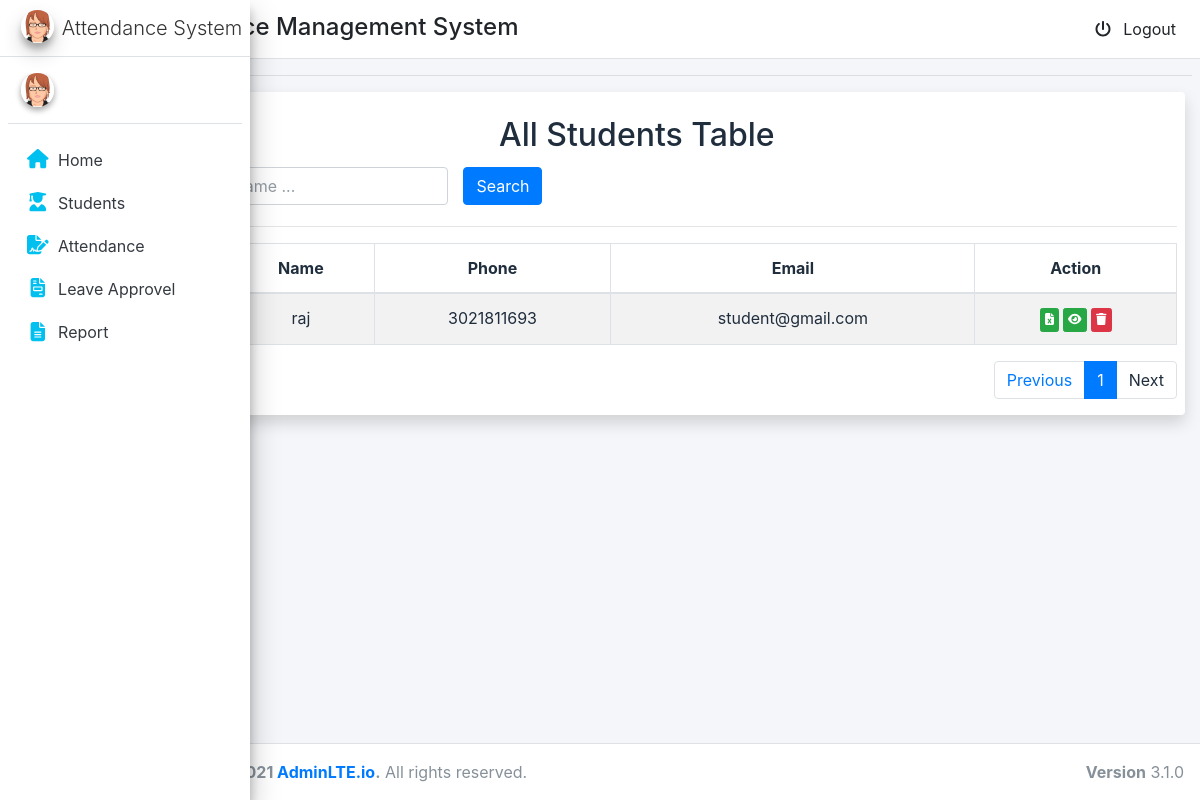
Before: /adm/total/students with the older database file.
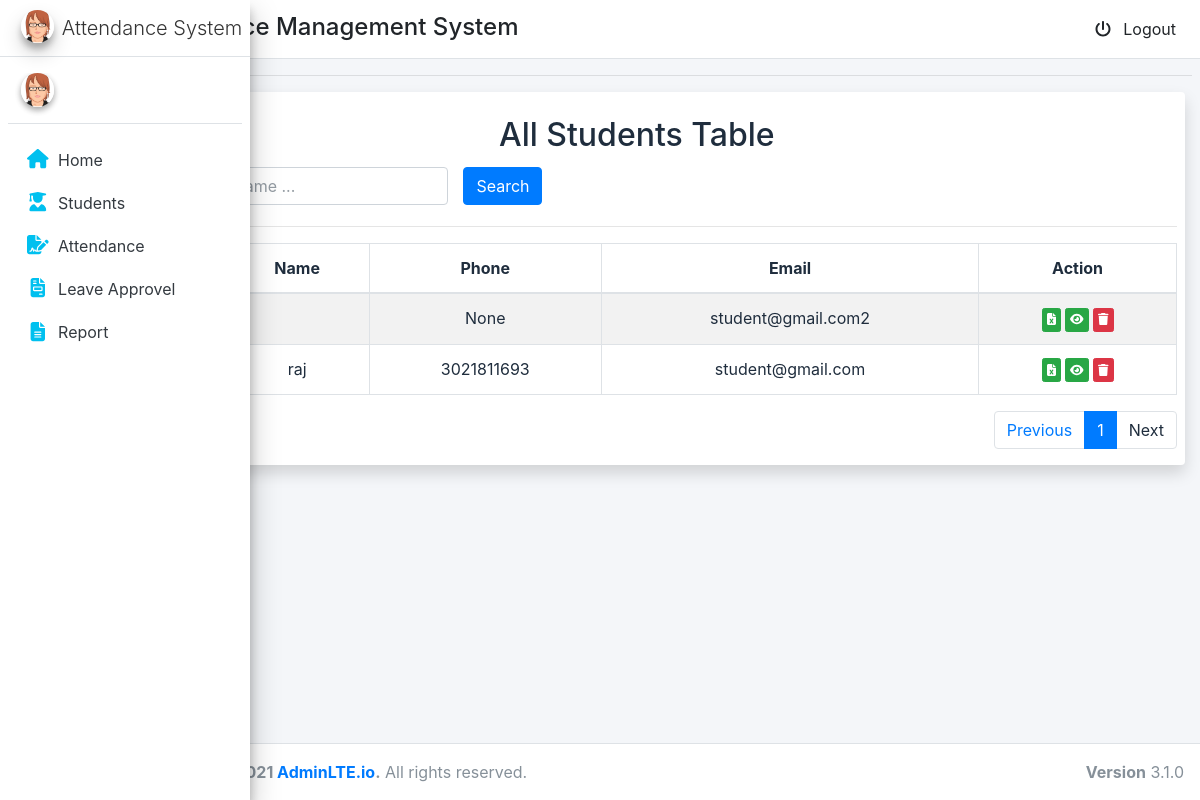
After: the same page with the newer database file.
### account/models.py (models this page shows, shortened)
class MyUser(AbstractUser):
    USER_TYPE_CHOICES = (
        (1, 'student'),
        (2, 'admin'),
    )
    email = models.EmailField(verbose_name='Email', max_length=60, unique=True)
    user_type = models.PositiveSmallIntegerField(choices=USER_TYPE_CHOICES,default='1')
    phone=models.IntegerField(blank=True,null=True)
    picture = models.ImageField(upload_to='static/image/profile_pic/', null=True,blank=True)
    USERNAME_FIELD = 'email'
    username=None
    REQUIRED_FIELDS = []
    objects = CustomUserManager()

### adm/views.py (the view)
# urls.py: path('total/students',views.total_student,name='total_student'),
def total_student(request):
    all_student = MyUser.objects.all().filter(user_type=1).order_by('-id')
    p = Paginator(all_student, 7)
    page_number = request.GET.get('page')
    try:
        page_obj = p.get_page(page_number)
    except PageNotAnInteger:
        page_obj = p.page(1)
    except EmptyPage:
        page_obj = p.page(p.num_pages)
    context = {'page_obj': page_obj}
    return render(request, 'student_table.html', context)

### adm/templates/student_table.html (shortened to what this page needs)
{% extends 'base.html' %}
{% block content %}
<div class="container-fluid ">
    <div class="col-md-12 shadow bg-white rounded">
        <br>
        <h2 class="text-center">All Students Table</h2>
        <div class="row" style="padding: 5px">
            <div class="col-lg-4">
                <input type="text" class="form-control name_search" placeholder="Search by Item Name ..."
                    value="{{ search_value_name }}">
            </div>
            <div class="col-lg-2">
                <button class="btn btn-primary search">Search</button>
            </div>
        </div>
        <hr>
        <div class="content-panel table-responsive">
            <table class="table table-striped table-bordered table-advance table-hover item-table">
                <thead>
                    <tr>
                        <th class="text-center"> S.No</th>
                        <th class="text-center"> Name</th>
                        <th class="text-center">Phone</th>
                        <th class="text-center">Email</th>
                        <th class="text-center">Action</th>
                    </tr>
                </thead>
                <tbody class="product-table-body text-center">
                    {% if page_obj %}
                    {% for stu in page_obj.object_list %}
                    <tr>
                        <td><a href="#">{{ forloop.counter}}</a></td>
                        <td class="#">{{ stu.first_name }}</td>
                        <td class="#">{{ stu.phone }}</td>
                        <td class="#">{{ stu.email }}</td>
                        <td>
                            <a href="{% url 'report' pk=stu.id %}"><button class="btn btn-success btn-xs" title="view attendance"><i
                                        class="fa fa-file-excel"></i></button></a>
                            <a href="{% url 'students_attendance' pk=stu.id %}"><button class="btn btn-success btn-xs" title="view attendance"><i
                                        class="fa fa-eye"></i></button></a>
                          <a href="{% url 'delete_student' pk=stu.id %}"><button class="btn btn-danger btn-xs delete" ><i class="fa fa-trash"></i></button></a>
                        </td>
                    </tr>
                    {% endfor %}
                    {% else %}
                    <tr>
                        <td colspan="8"> No Record Found</td>
                    </tr>
                    {% endif %}
                </tbody>
            </table>
            <nav aria-label="...">
                <ul class="pagination justify-content-end">
                    <li class="page-item ">
                        <a {% if page_obj.has_previous %} href="?page={{page_obj.previous_page_number }}" {% else %}
                            disable {% endif %}>
                            <span class="page-link">Previous</span></a>
                    </li>
                    <li class="page-item active"><a class="page-link "
                            href="?page={{page_obj.number}}">{{page_obj.number}}</a></li>
                    <li class="page-item">
                        <a class="page-link" >Next</a>
                    </li>
                </ul>
            </nav>
        </div>
    </div>
</div>
{% endblock content %}

Changed rows visible on the page:
added MyUser: phone "None", email "student@gmail.com2"
